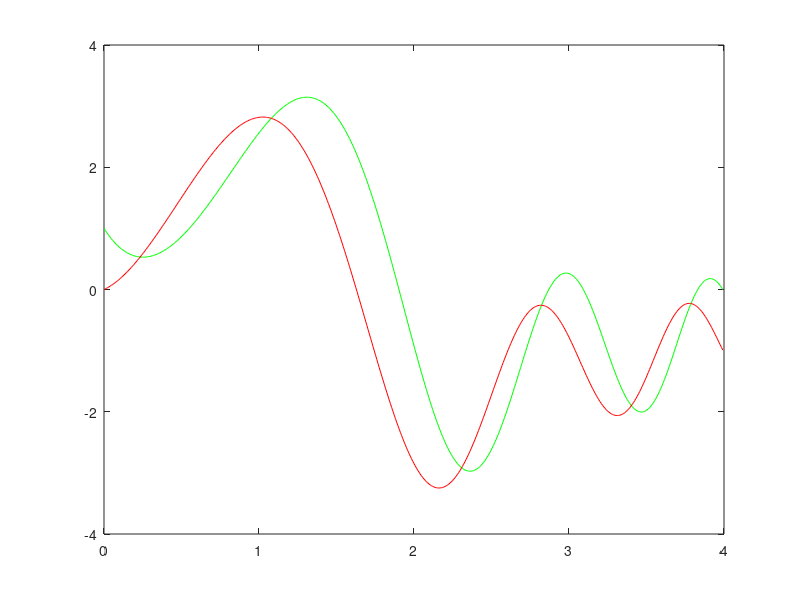

The MATLAB script that drew this image:
function solve_question_q6()
%% 4th Runge Kutta
clc,clear
N = 500; a=0;b=4;k=(b-a)/N;
fxy = @(x,y,t)(-4*x+3*y+6*sin(t^2));
gxy = @(x,y,t)(-2.4*x+1.6*y+3.6*cos(t^2));
x0=1;  y0=0;
t = [a:k:b-k];
out_y = zeros(N,1); out_y(1) = y0;
out_x = zeros(N,1); out_x(1) = x0;
for i=2:N
    xk1 = fxy(out_x(i-1),out_y(i-1),t(i-1));
    xk2 = fxy(out_x(i-1) + xk1*k/2,out_y(i-1),t(i-1)+k/2);
    xk3 = fxy(out_x(i-1) + xk2*k/2,out_y(i-1),t(i-1)+k/2);
    xk4 = fxy(out_x(i-1) + xk3*k,out_y(i-1),t(i-1)+k);
    out_x(i) = out_x(i-1) + (k/6)*(xk1 + 2*xk2 + 2*xk3 + xk4); 
    
    yk1 = gxy(out_x(i-1),out_y(i-1),t(i-1));
    yk2 = gxy(out_x(i-1) ,out_y(i-1)+ yk1*k/2,t(i-1)+k/2);
    yk3 = gxy(out_x(i-1) ,out_y(i-1)+ yk2*k/2,t(i-1)+k/2);
    yk4 = gxy(out_x(i-1) ,out_y(i-1)+ yk3*k,t(i-1)+k);
    out_y(i) = out_y(i-1) + (k/6)*(yk1 + 2*yk2 + 2*yk3 + yk4); 
end
figure(1)
plot(t,out_x,'g-'); hold on
% figure(2) 
plot(t,out_y,'r-');


